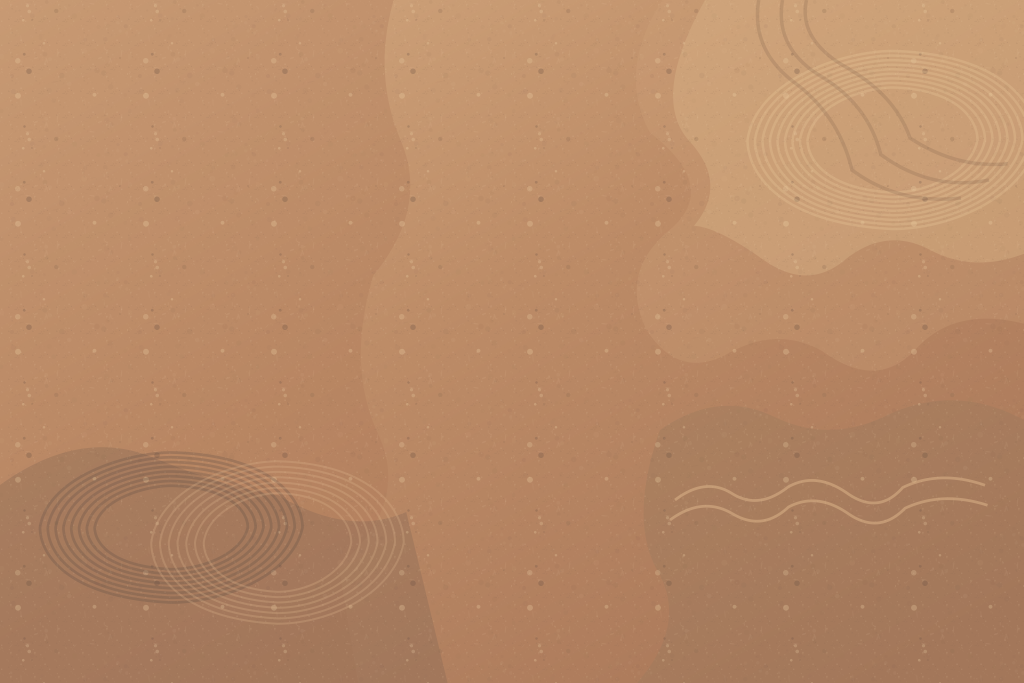
#> input picture My project (4)/Assets/Art/Environment/MarsNaturalLandscape01/Ground/landscape_regolith_base.png, 4096 x 2730 px (shown at 1/4 size)
$ python create_natural_scene.py
#> lines starting #> are read from the running program, lines starting #| are printed output that depends on the picture
"""Build the natural Mars play scene, its terrain art, and review previews."""
from pathlib import Path
import math
import random
import re
import uuid
from PIL import Image

REPO_ROOT = Path(__file__).resolve().parents[3]
PROJECT = REPO_ROOT / "My project (4)"
ASSETS = PROJECT / "Assets"
PACK = ASSETS / "Art" / "Environment" / "MarsNaturalLandscape01"
SCENE = ASSETS / "Scenes" / "Mars_Natural_Landscape_01.unity"
SCENE_META = SCENE.with_name(SCENE.name + ".meta")
TEMPLATE = ASSETS / "Scenes" / "SampleScene.unity"
PPU = 448.0
MAP_W, MAP_H = 108.0, 72.0
PREVIEW_DIR = REPO_ROOT / "Previews"
PREVIEW = PREVIEW_DIR / "Mars_Natural_Landscape_01_preview.png"
DETAIL_PREVIEW = PREVIEW_DIR / "Mars_Natural_Landscape_01_detail.png"
PREFABS = PACK / "Prefabs"

guid_by_path = {}
for meta in PACK.rglob("*.png.meta"):
    m = re.search(r"^guid: ([0-9a-f]{32})$", meta.read_text(encoding="utf-8"), re.M)
    if m:
        guid_by_path[meta.with_suffix("").relative_to(PACK).as_posix()] = m.group(1)
CHARACTERS = PROJECT / "Assets" / "Art" / "Characters" / "AstronautaZ2" / "Sprites"
sprite_guid = {}
for meta in CHARACTERS.glob("*.png.meta"):
    m = re.search(r"^guid: ([0-9a-f]{32})$", meta.read_text(encoding="utf-8"), re.M)
    if m:
        sprite_guid[meta.name[:-5]] = m.group(1)

nodes, by_name = [], {}

def node(name, parent=None, pos=(0, 0), sprite=None, scale=(1, 1), order=0,
         draw=0, size=None, alpha=1.0, rotation=0, collider=None,
         collider_offset=(0,0), rigidbody=False, script=None, interactable=None, tag="Untagged"):
    n = dict(name=name, parent=parent, pos=pos, sprite=sprite, scale=scale,
             order=order, draw=draw, size=size, alpha=alpha, rotation=rotation,
             collider=collider, collider_offset=collider_offset, rigidbody=rigidbody, script=script,
             interactable=interactable, tag=tag)
    nodes.append(n)
    by_name[name] = n
    return n

def group(name, parent=None):
    return node(name, parent)

def asset(name, parent, rel, pos, target=None, order=0, alpha=1.0,
          rotation=0, collider=None, draw=0):
#> called with name = 'Regolith_Map_Base', rel = 'Ground/landscape_regolith_base.png', pos = (0, 0), target = (108, 72), order = -100, alpha = 1, rotation = 0, draw = 0
    rel = rel.replace("\\", "/")
    path = PACK / rel
    with Image.open(path) as im:
#> im is the input picture: PIL image 4096x2730 RGBA; mean R, G, B, A 184, 137.8, 102.8, 255
        natural = (im.width / PPU, im.height / PPU)
#> natural = (9.14, 6.09)
    if target:
        scale = (1.0, 1.0) if draw == 2 else (target[0] / natural[0], target[1] / natural[1])
#> scale = (11.81, 11.82)
    else:
        scale = (1.0, 1.0)
    if draw == 2 and target:
        natural = target
    local_collider = None
    if collider:
        local_collider = (collider[0] / scale[0], collider[1] / scale[1])
    layer_order = order + round(-pos[1] * 3) if order >= 0 else order
    return node(name, parent, pos, rel, scale, layer_order, draw, natural,
                alpha, rotation, local_collider)

world = group("Mars_Natural_Landscape_01")
ground = group("Ground", world)
regions = group("Regional_Ground_Variations", ground)
details = group("Surface_Details", ground)
landforms = group("Geological_Formations", world)
clusters = group("Rock_Fields", world)
individuals = group("Individual_Rocks", world)
bounds = group("Exploration_Bounds", world)

# A map-sized natural floor with large organic color transitions, never a tile grid.
base = asset("Regolith_Map_Base", ground, "Ground/landscape_regolith_base.png",
             (0, 0), target=(MAP_W, MAP_H), order=-100)

# Natural surface regions. Reusable small tiles and detail overlays stay separate.
asset("Rough_Regolith_Southwest", regions, "Ground/Regions/rocky_regolith_region.png", (-31.0, -23.0),
      target=(28.0, 21.0), alpha=.86, order=-80)
#> call 2 of asset, with name = 'Rough_Regolith_Southwest', rel = 'Ground/Regions/rocky_regolith_region.png', pos = (-31, -23), target = (28, 21), order = -80, alpha = 0.86, rotation = 0, draw = 0
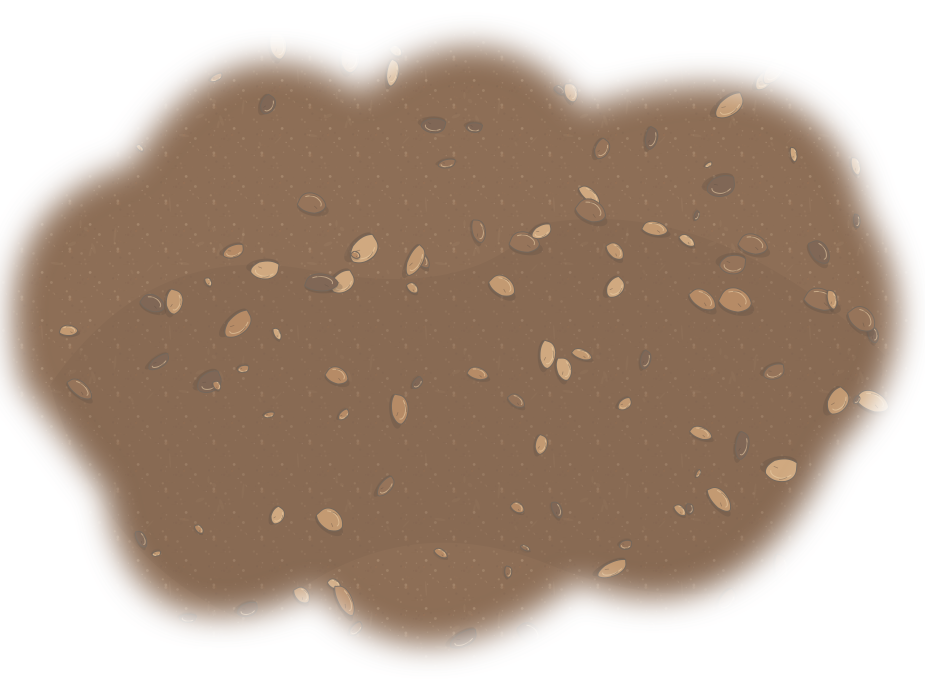
#> input picture My project (4)/Assets/Art/Environment/MarsNaturalLandscape01/Ground/Regions/rocky_regolith_region.png, 1850 x 1380 px (shown at 1/2 size)
#> in asset, im is the input picture: PIL image 1850x1380 RGBA; mean R, G, B, A 109.8, 83.4, 65.4, 161.3
asset("Exposed_Bedrock_South", regions, "Ground/Regions/sedimentary_bedrock_region.png", (18.0, -27.0),
      target=(26.0, 16.0), alpha=.76, order=-83)
#> call 3 of asset, with name = 'Exposed_Bedrock_South', pos = (18, -27), target = (26, 16), order = -83, alpha = 0.76, rotation = 0, draw = 0
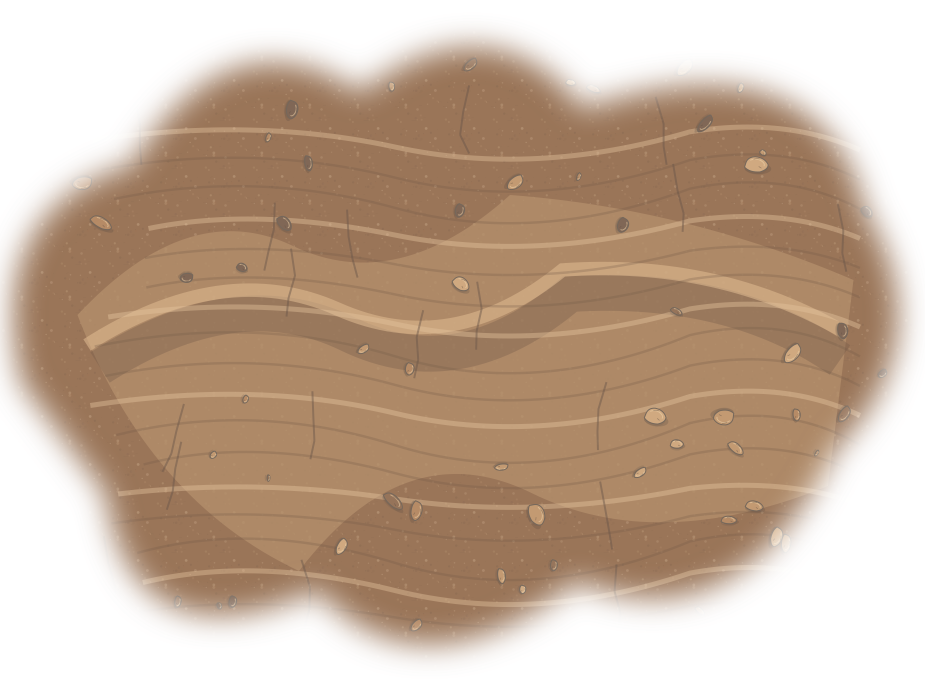
#> input picture My project (4)/Assets/Art/Environment/MarsNaturalLandscape01/Ground/Regions/sedimentary_bedrock_region.png, 1850 x 1380 px (shown at 1/2 size)
#> in asset, im is the input picture: PIL image 1850x1380 RGBA; mean R, G, B, A 126.5, 95.7, 72.5, 161.3
asset("Wind_Sculpted_Northeast", regions, "Ground/Regions/wind_ripple_region.png", (31.0, 27.0),
      target=(30.0, 19.0), alpha=.78, order=-78)
#> call 4 of asset, with name = 'Wind_Sculpted_Northeast', rel = 'Ground/Regions/wind_ripple_region.png', pos = (31, 27), target = (30, 19), order = -78, alpha = 0.78, rotation = 0, draw = 0
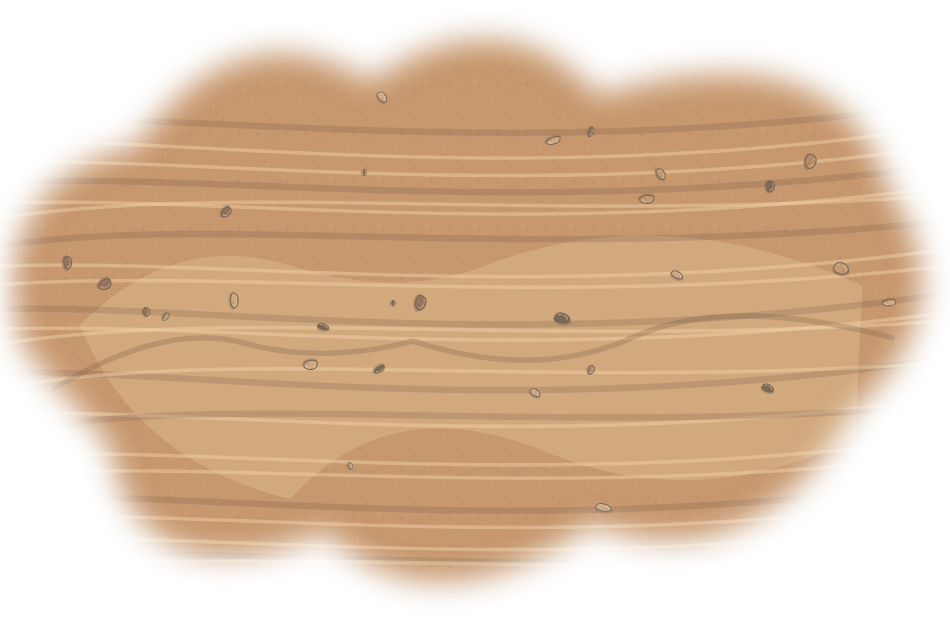
#> input picture My project (4)/Assets/Art/Environment/MarsNaturalLandscape01/Ground/Regions/wind_ripple_region.png, 1900 x 1240 px (shown at 1/2 size)
#> in asset, im is the input picture: PIL image 1900x1240 RGBA; mean R, G, B, A 160.2, 125.3, 89.7, 162.7
asset("Dust_Basin_Northwest", regions, "Ground/dust_deposit_patch.png", (-15.0, 28.0),
      target=(26.0, 17.0), alpha=.39, order=-77)
#> (the run stopped early here; a loop or call above may not have finished)
